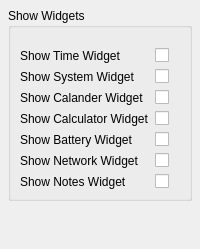
     <widget class="QWidget" name="pcoreaction">
      <property name="accessibleName">
       <string>pages</string>
      </property>
      <layout class="QVBoxLayout" name="verticalLayout_7">
       <property name="leftMargin">
        <number>8</number>
       </property>
       <property name="topMargin">
        <number>8</number>
       </property>
       <property name="rightMargin">
        <number>8</number>
       </property>
       <property name="bottomMargin">
        <number>8</number>
       </property>
       <item>
        <widget class="QGroupBox" name="showWB">
         <property name="sizePolicy">
          <sizepolicy hsizetype="Preferred" vsizetype="Preferred">
           <horstretch>0</horstretch>
           <verstretch>0</verstretch>
          </sizepolicy>
         </property>
         <property name="styleSheet">
          <string notr="true"/>
         </property>
         <property name="title">
          <string>Show Widgets</string>
         </property>
         <property name="alignment">
          <set>Qt::AlignLeading|Qt::AlignLeft|Qt::AlignTop</set>
         </property>
         <layout class="QGridLayout" name="gridLayout_5">
          <property name="topMargin">
           <number>20</number>
          </property>
          <item row="0" column="0">
           <widget class="QLabel" name="label_15">
            <property name="text">
             <string>Show Time Widget</string>
            </property>
           </widget>
          </item>
          <item row="1" column="0">
           <widget class="QLabel" name="label_16">
            <property name="text">
             <string>Show System Widget</string>
            </property>
           </widget>
          </item>
          <item row="2" column="0">
           <widget class="QLabel" name="label_18">
            <property name="text">
             <string>Show Calander Widget</string>
            </property>
           </widget>
          </item>
          <item row="3" column="0">
           <widget class="QLabel" name="label_19">
            <property name="text">
             <string>Show Calculator Widget</string>
            </property>
           </widget>
          </item>
          <item row="4" column="0">
           <widget class="QLabel" name="label_7">
            <property name="text">
             <string>Show Battery Widget</string>
            </property>
           </widget>
          </item>
          <item row="5" column="0">
           <widget class="QLabel" name="label_17">
            <property name="text">
             <string>Show Network Widget</string>
            </property>
           </widget>
          </item>
          <item row="6" column="0">
           <widget class="QLabel" name="label_20">
            <property name="text">
             <string>Show Notes Widget</string>
            </property>
           </widget>
          </item>
          <item row="0" column="1">
           <widget class="QCheckBox" name="isTime">
            <property name="maximumSize">
             <size>
              <width>35</width>
              <height>25</height>
             </size>
            </property>
            <property name="text">
             <string/>
            </property>
            <property name="iconSize">
             <size>
              <width>40</width>
              <height>40</height>
             </size>
            </property>
            <property name="checkable">
             <bool>true</bool>
            </property>
           </widget>
          </item>
          <item row="1" column="1">
           <widget class="QCheckBox" name="isSystem">
            <property name="maximumSize">
             <size>
              <width>35</width>
              <height>25</height>
             </size>
            </property>
            <property name="text">
             <string/>
            </property>
            <property name="iconSize">
             <size>
              <width>40</width>
              <height>40</height>
             </size>
            </property>
            <property name="checkable">
             <bool>true</bool>
            </property>
           </widget>
          </item>
          <item row="2" column="1">
           <widget class="QCheckBox" name="isCalander">
            <property name="maximumSize">
             <size>
              <width>35</width>
              <height>25</height>
             </size>
            </property>
            <property name="text">
             <string/>
            </property>
            <property name="iconSize">
             <size>
              <width>40</width>
              <height>40</height>
             </size>
            </property>
            <property name="checkable">
             <bool>true</bool>
            </property>
           </widget>
          </item>
          <item row="3" column="1">
           <widget class="QCheckBox" name="isCalculator">
            <property name="maximumSize">
             <size>
              <width>35</width>
              <height>25</height>
             </size>
            </property>
            <property name="text">
             <string/>
            </property>
            <property name="iconSize">
             <size>
              <width>40</width>
              <height>40</height>
             </size>
            </property>
            <property name="checkable">
             <bool>true</bool>
            </property>
           </widget>
          </item>
          <item row="4" column="1">
           <widget class="QCheckBox" name="isBattery">
            <property name="maximumSize">
             <size>
              <width>35</width>
              <height>25</height>
             </size>
            </property>
            <property name="text">
             <string/>
            </property>
            <property name="iconSize">
             <size>
              <width>40</width>
              <height>40</height>
             </size>
            </property>
            <property name="checkable">
             <bool>true</bool>
            </property>
           </widget>
          </item>
          <item row="5" column="1">
           <widget class="QCheckBox" name="isNetwork">
            <property name="maximumSize">
             <size>
              <width>35</width>
              <height>25</height>
             </size>
            </property>
            <property name="text">
             <string/>
            </property>
            <property name="iconSize">
             <size>
              <width>40</width>
              <height>40</height>
             </size>
            </property>
            <property name="checkable">
             <bool>true</bool>
            </property>
           </widget>
          </item>
          <item row="6" column="1">
           <widget class="QCheckBox" name="isNotes">
            <property name="maximumSize">
             <size>
              <width>35</width>
              <height>25</height>
             </size>
            </property>
            <property name="text">
             <string/>
            </property>
            <property name="iconSize">
             <size>
              <width>40</width>
              <height>40</height>
             </size>
            </property>
            <property name="checkable">
             <bool>true</bool>
            </property>
           </widget>
          </item>
         </layout>
        </widget>
       </item>
       <item>
        <spacer name="verticalSpacer_4">
         <property name="orientation">
          <enum>Qt::Vertical</enum>
         </property>
         <property name="sizeHint" stdset="0">
          <size>
           <width>20</width>
           <height>40</height>
          </size>
         </property>
        </spacer>
       </item>
      </layout>
     </widget>
